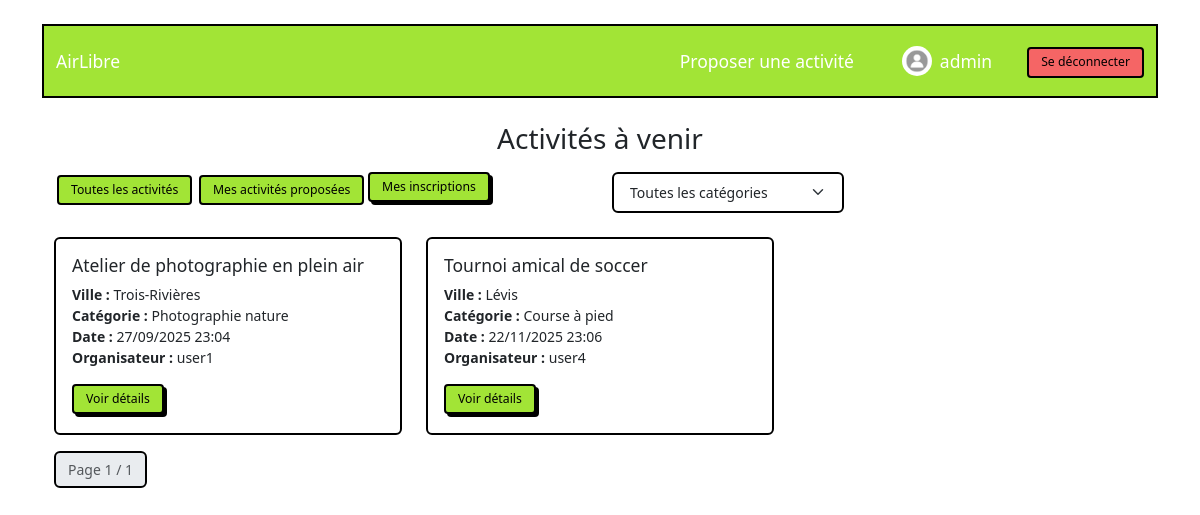
Page /activities/?view=mes_inscriptions (signed in) on the committed database.
### activities/models.py (models this page shows, shortened)
class User(AbstractUser):
    avatar = models.ImageField(upload_to='avatars/', null=True, blank=True)
    bio = models.TextField(max_length=500, null=True, blank=True)
    ADMIN = 1
    PARTICIPANT = 2
    ORGANISATEUR = 3
    ROLES_UTILISATEURS = [
        (ADMIN, 'Admin'),
        (PARTICIPANT, 'Participant'),
        (ORGANISATEUR, 'Organisateur'),
    ]
    role = models.PositiveSmallIntegerField(
        choices=ROLES_UTILISATEURS,
        blank=True,
        null=True,
        verbose_name="Rôle",
    )
    class Meta:
        verbose_name = "Utilisateur"
        verbose_name_plural = "Utilisateurs"
        default_related_name = 'users_%(class)s_set'
        ordering = ["username"]

class Activity(models.Model):
    title = models.CharField(verbose_name="Titre",
                             validators=[MinLengthValidator(5), MaxLengthValidator(200)])
    description = models.CharField(verbose_name="Description",
                                   validators=[MinLengthValidator(10)],max_length=500)
    location_city = models.CharField(verbose_name="Ville",
                                     validators=[MinLengthValidator(2), MaxLengthValidator(100)])
    start_time = models.DateTimeField(verbose_name="Date et heure de début",
                                      validators=[validate_start])
    end_time = models.DateTimeField(verbose_name="Date et heure de fin")
    proposer = models.ForeignKey(User, verbose_name="Organisateur",
                                 related_name='proposed_activities', on_delete=models.CASCADE)
    attendees = models.ManyToManyField(User, verbose_name="Participants",
                                       related_name='attended_activities')
    category = models.ForeignKey(Category, verbose_name="Catégorie",
                                 related_name='activities',
                                 on_delete=models.SET_NULL,null=True,blank=True)
    created_at = models.DateTimeField(auto_now_add=True)
    updated_at = models.DateTimeField(auto_now=True)
    class Meta:
        verbose_name="Activité"
        verbose_name_plural = "Activités"
        ordering = ["-created_at"]

class Category(models.Model):
    name = models.CharField(verbose_name="Nom de la catégorie", max_length=100, unique=True)
    created_at = models.DateTimeField(auto_now_add=True)
    updated_at = models.DateTimeField(auto_now=True)
    class Meta:
        verbose_name="Catégorie"
        verbose_name_plural = "Catégories"
        ordering = ["-created_at"]

### activities/views.py (the view)
# urls.py: path('', views.index, name='index'),
def index(request):
    view_filter = request.GET.get("view", "toutes_activites")
    category = request.GET.get("category")
    liste_categories = Category.objects.all()
    activities = Activity.objects.filter(start_time__gte=timezone.now()).order_by("start_time")
    if category and category != "None":
        activities = activities.filter(category_id=category)
    if view_filter == "mes_activites" and request.user.is_authenticated:
        activities = activities.filter(proposer=request.user)
    elif view_filter == "mes_inscriptions" and request.user.is_authenticated:
        activities = activities.filter(attendees=request.user)
    paginator = Paginator(activities, 3)
    page_number = request.GET.get("page")
    page = paginator.get_page(page_number)
    context = {
        "page": page,
        "categories":liste_categories,
        "view_filter": view_filter,
        "category_filter": category,
    }
    return render(request, "activities/index.html", context)

### activities/templates/activities/index.html (shortened to what this page needs)
{% extends "activities/layout.html" %}
{% block content %}
<div class="container mt-4">
    <h2 class="mb-3 text-center">Activités à venir</h2>
    <div class="row">
        <div class="col-md-6">
            <div class="mb-3">
                <a href="?view=toutes_activites"
                    class="btn btn-sm {% if view_filter == 'toutes_activites' %}btn-primary{% else %}btn-outline-primary{% endif %}">
                    Toutes les activités
                </a>
                {% if user.is_authenticated %}
                <a href="?view=mes_activites"
                    class="btn btn-sm {% if view_filter == 'mes_activites' %}btn-primary{% else %}btn-outline-primary{% endif %}">
                    Mes activités proposées
                </a>
                <a href="?view=mes_inscriptions"
                    class="btn btn-sm {% if view_filter == 'mes_inscriptions' %}btn-primary{% else %}btn-outline-primary{% endif %}">
                    Mes inscriptions
                </a>
                {% endif %}
            </div>
        </div>
        <div class="col-md-4">
            <form method="get" class="mb-4">
                <select name="category" id="category" title="Catégorie" class="form-select w-auto d-inline" onchange="this.form.submit()">
                    <option value="">Toutes les catégories</option>
                </select>
            </form>
        </div>
    </div>
    <div class="row">
    {% for activity in page %}
        <div class="col-md-4">
            <div class="card mb-3">
                <div class="card-body">
                    <h5 class="card-title">{{ activity.title }}</h5>
                    <p class="card-text">
                        <strong>Ville :</strong> {{ activity.location_city }} <br>
                        <strong>Catégorie :</strong> {{ activity.category.name }} <br>
                        <strong>Date :</strong> {{ activity.start_time|date:"d/m/Y H:i" }} <br>
                        <strong>Organisateur :</strong>
                        {% if user.is_authenticated and user == activity.proposer %}
                            Moi
                        {% else %}
                            {{ activity.proposer.username }}
                        {% endif %}
                    </p>
                    <a href="{% url 'activity_detail' activity.id %}" class="btn btn-primary btn-sm">Voir détails</a>
                </div>
            </div>
        </div>
    {% empty %}
        <p class="text-center">Aucune activité trouvée.</p>
    {% endfor %}
    </div>
        <ul class="pagination">
            <li class="page-item disabled"><span class="page-link">Page {{ page.number }} / {{ page.paginator.num_pages }}</span></li>
        </ul>
</div>
{% endblock %}

### activities/templates/activities/layout.html (shortened to what this page needs)
{% load static %}
<!DOCTYPE html>
<html lang="fr">
<head>
    <link rel="stylesheet" href="{% static 'activities/styles/bootstrap.min.css' %}">
</head>
<body class="container mt-4">
    <nav class="navbar navbar-expand-lg navbar-dark bg-primary">
        <div class="container-fluid">
            <a class="navbar-brand" href="{% url 'index' %}">AirLibre</a>
            <div class="collapse navbar-collapse" id="navbarColor01">
    <ul class="navbar-nav ms-auto align-items-center">
        {% if user.is_authenticated %}
            <li class="nav-item">
                <a class="nav-link" href="{% url 'proposer_activite' %}">Proposer une activité</a>
            </li>
            <li class="nav-item d-flex align-items-center ms-3">
                <a class="nav-link d-flex align-items-center" href="{% url 'profil' %}">
                    {% if user.avatar %}
                        <img src="{{ user.avatar.url }}" alt="Avatar"
                             class="rounded-circle me-2" width="30" height="30">
                    {% else %}
                        <img src="{% static 'activities/images/default-avatar.jpg' %}" alt="Avatar"
                             class="rounded-circle me-2" width="30" height="30">
                    {% endif %}
                    <span>{{ user.username }}</span>
                </a>
            </li>
            <li class="nav-item ms-3">
                <a class="btn btn-outline-danger btn-sm" href="{% url 'logout' %}">
                    Se déconnecter
                </a>
            </li>
        {% endif %}
    </ul>
</div>
        </div>
    </nav>
    <main class="mt-4">
        <div id="content">
            {% block content %}{% endblock %}
        </div>
    </main>
</body>
</html>

### rows in the picture
User: username "admin"
Activity: title "Atelier de photographie en plein air", location_city "Trois-Rivières", category.name "Photographie nature", start_time "27/09/2025 23:04", proposer.username "user1"
Activity: title "Tournoi amical de soccer", location_city "Lévis", category.name "Course à pied", start_time "22/11/2025 23:06", proposer.username "user4"

### other values in the picture
{{ page.number }} "1"
{{ page.paginator.num_pages }} "1"
